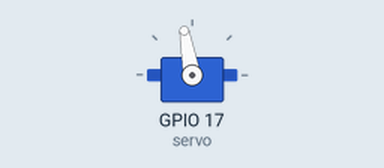
Bench run of a sketch on a simulated ESP32. On the bench: servo.

Above: at 0.05 s.
At 5.55 s:
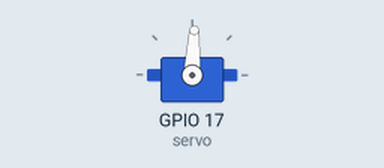
Timing chart, 0 to 11.2 s (numbered marks = the images above):
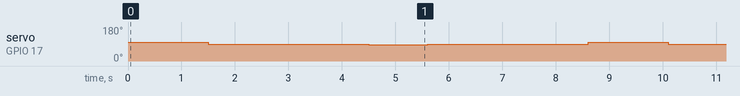

Measured:
- by itself, servo on GPIO 17 (servo): repeats every 8.6 s: 87° 1.1 s, 90° 3.0 s, 100° 1.5 s, 90° 3.0 s

The sketch:

servo_teste.ino
```cpp
#include <ESP32Servo.h>
Servo servo;
void setup() {
  servo.attach(17);  // GPIO17
}
void loop() {

  servo.write(100); // OPEN
  delay(1500);

  servo.write(90); // STOP
  delay(3000);

  servo.write(87); // CLOSE
  delay(1100);

  servo.write(90); // STOP
  delay(3000);
}
```
